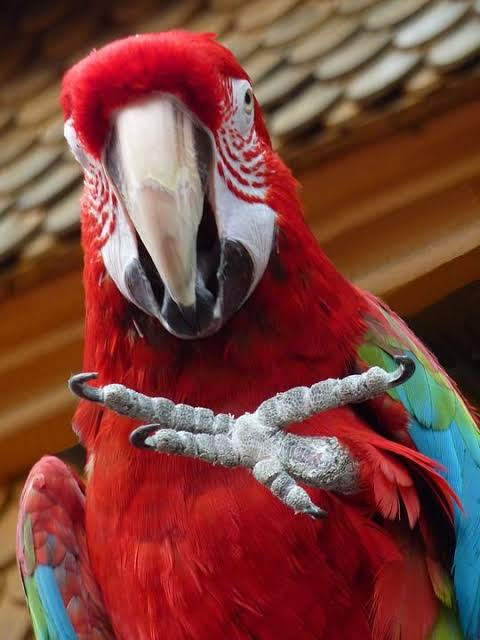
#> input picture parrot.jpeg, 480 x 640 px
$ jupyter execute --allow-errors lab5.ipynb   (older library calls are emulated)
#> lines starting #> are read from the running program, lines starting #| are printed output that depends on the picture
step 1

[cell 1]
import cv2
import numpy as np
import matplotlib.pyplot as plt
image = cv2.imread("parrot.jpeg")
#> image is the input picture: shape (640, 480, 3); mean B, G, R 59.1, 67.2, 123.9
#> (the rest of this cell did not finish here and is left out)

task1

#> (a cell that did not finish here is left out)

task2

[cell 3]
import cv2
import matplotlib.pyplot as plt
from skimage import data

img = data.chelsea()
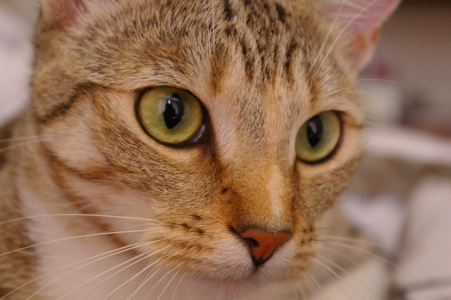
#> input picture skimage.data.chelsea(), 451 x 300 px
#> img is the input picture: shape (300, 451, 3); mean R, G, B 147.7, 111.4, 86.8

# Kernel size must be odd; sigmaX=0 lets OpenCV compute sigma from the size
gauss = cv2.GaussianBlur(img, (7, 7), 0)

fig, axes = plt.subplots(1, 2, figsize=(10, 4))
axes[0].imshow(img);   axes[0].set_title("Original")
axes[1].imshow(gauss); axes[1].set_title("Gaussian filter (7x7)")
for ax in axes:
    ax.axis("off")
plt.tight_layout()
plt.show()
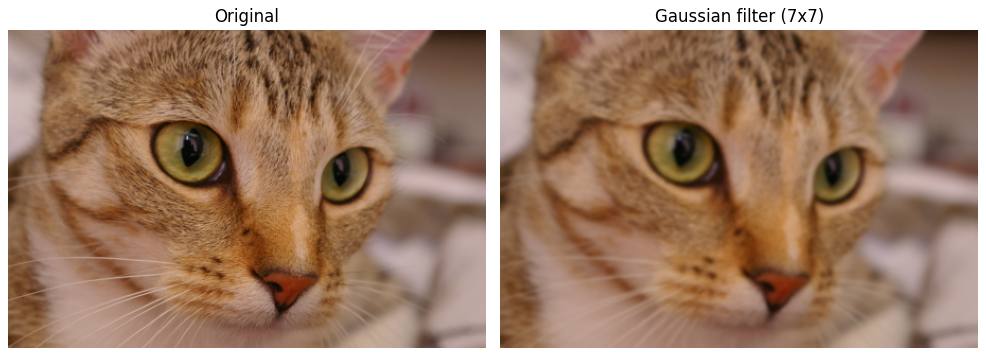
#> figure drawn by matplotlib, 2 panels

task 3

[cell 4]
import cv2
import numpy as np
import matplotlib.pyplot as plt

img = cv2.cvtColor(img, cv2.COLOR_BGR2RGB)
image_float = img.astype(np.float32) / 255.0

laplacian = cv2.Laplacian(image_float, cv2.CV_32F)
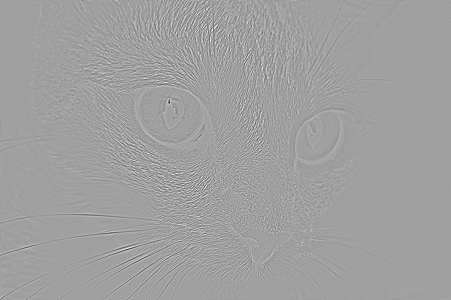
#> laplacian: shape (300, 451, 3) float32; mean B, G, R -4.87e-06, -8.11e-06, -6.06e-06; drawn with min black and max white
sharpened = np.clip(image_float - laplacian, 0, 1)
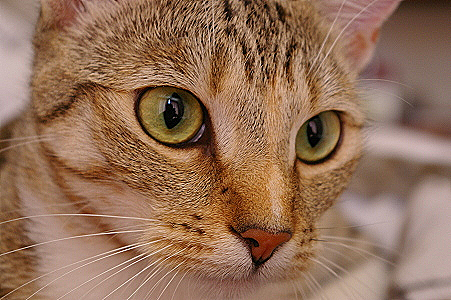
#> sharpened: shape (300, 451, 3) float32; mean B, G, R 0.343, 0.438, 0.579

fig, axes = plt.subplots(1, 2, figsize=(10, 7))
axes[0].imshow(img);       axes[0].set_title("image")
axes[1].imshow(sharpened); axes[1].set_title("sharpened")
for ax in axes:
    ax.axis("off")
plt.tight_layout()
plt.show()
#> figure, not shown here; B, G, R data is drawn as R, G, B
